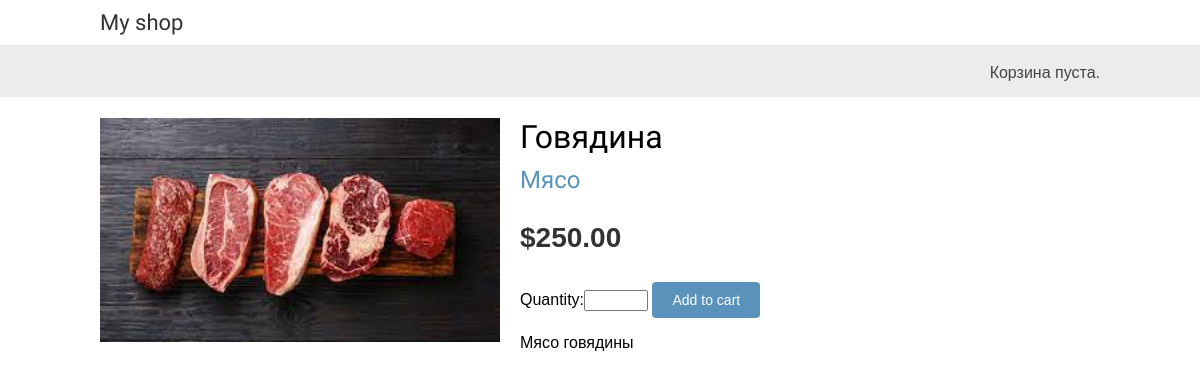
The app's page /3/govyadina/ with its own data.
### shop/models.py (models this page shows, shortened)
class Product(models.Model):
    category = models.ForeignKey(Category, related_name='products', on_delete=models.CASCADE)
    name = models.CharField(max_length=200, db_index=True)
    slug = models.SlugField(max_length=200, db_index=True)
    image = models.ImageField(upload_to='products/%Y/%m/%d', blank=True)
    description = models.TextField(blank=True)
    price = models.DecimalField(max_digits=10, decimal_places=2)
    available = models.BooleanField(default=True)
    created = models.DateTimeField(auto_now_add=True)
    updated = models.DateTimeField(auto_now=True)
    class Meta:
        ordering = ('name',)
        index_together = (('id', 'slug'),)
        verbose_name = 'продукт'
        verbose_name_plural = 'продукты'

class Category(models.Model):
    name = models.CharField(max_length=100, db_index=True)
    slug = models.SlugField(max_length=100, unique=True)
    class Meta:
        ordering = ('name',)
        verbose_name = 'категория'
        verbose_name_plural = 'категории'
    def __str__(self):
        return self.name
    def get_absolute_url(self):
        return reverse('shop:product_list_by_category', args=[self.slug])

### shop/views.py (the view)
# urls.py: path('<int:id>/<slug:slug>/', views.product_detail, name='product_detail'),
def product_detail(request, id, slug):
    product = get_object_or_404(Product, id=id, slug=slug, available=True)
    cart_product_form = CartAddProductForm()
    return render(request, 'shop/product/detail.html',
    {'product': product,
    'cart_product_form': cart_product_form})

### cart/forms.py
class CartAddProductForm(forms.Form):
    quantity = forms.IntegerField(min_value=0, max_value=100)
    update = forms.BooleanField(required=False,
    initial=False,
    widget=forms.HiddenInput)

### cart/cart.py (called while the page is built)
    def __len__(self):
        return sum(item['quantity'] for item in self.cart.values())

### cart/context_processors.py (called while the page is built)
def cart(request):
    return {'cart': Cart(request)}

### shop/templates/shop/product/detail.html (shortened to what this page needs)
{% extends "shop/base.html" %}
{% load static %}
{% block content %}
<div class="product-detail">
    <img src="{% if product.image %}{{ product.image.url }}{% else %}
    {% static 'img/no_image.png' %}{% endif %}">
    <h1>{{ product.name }}</h1>
    <h2>
        <a href="{{ product.category.get_absolute_url }}">{{product.category }}</a>
    </h2>
    <p class="price">${{ product.price }}</p>
    <form action="{% url 'cart:cart_add' product.id %}" method="post">
        {{ cart_product_form }}
        <input type="submit" value="Add to cart">
        </form>
    {{ product.description|linebreaks }}
</div>
{% endblock %}

### shop/static/css/base.css (style rules this page uses)
body { margin:0; padding:0; font-family:helvetica, sans-serif; }
h1, h2, h3, h4, h5 , h6 { font-family: 'Ubuntu', sans-serif; font-weight:normal; }
a { text-decoration:none; color:#5993bb; }
a.button, input[type="submit"] { color:#fff; background:#5993bb; border-radius:4px; padding:10px 20px; font-size:14px; border:0; }
.product-detail { text-align:justify; }
.product-detail .price { color:#333; font-size:28px; font-weight:bold; }
.product-detail img { width:40%; float:left; padding:0 20px 20px 0; }
.product-detail h1 { margin-bottom:0; }
.product-detail h2 { margin-top:10px; }

### records on screen
Product: image (picture), name "Говядина", category "Мясо", price "250.00", description "Мясо говядины"
